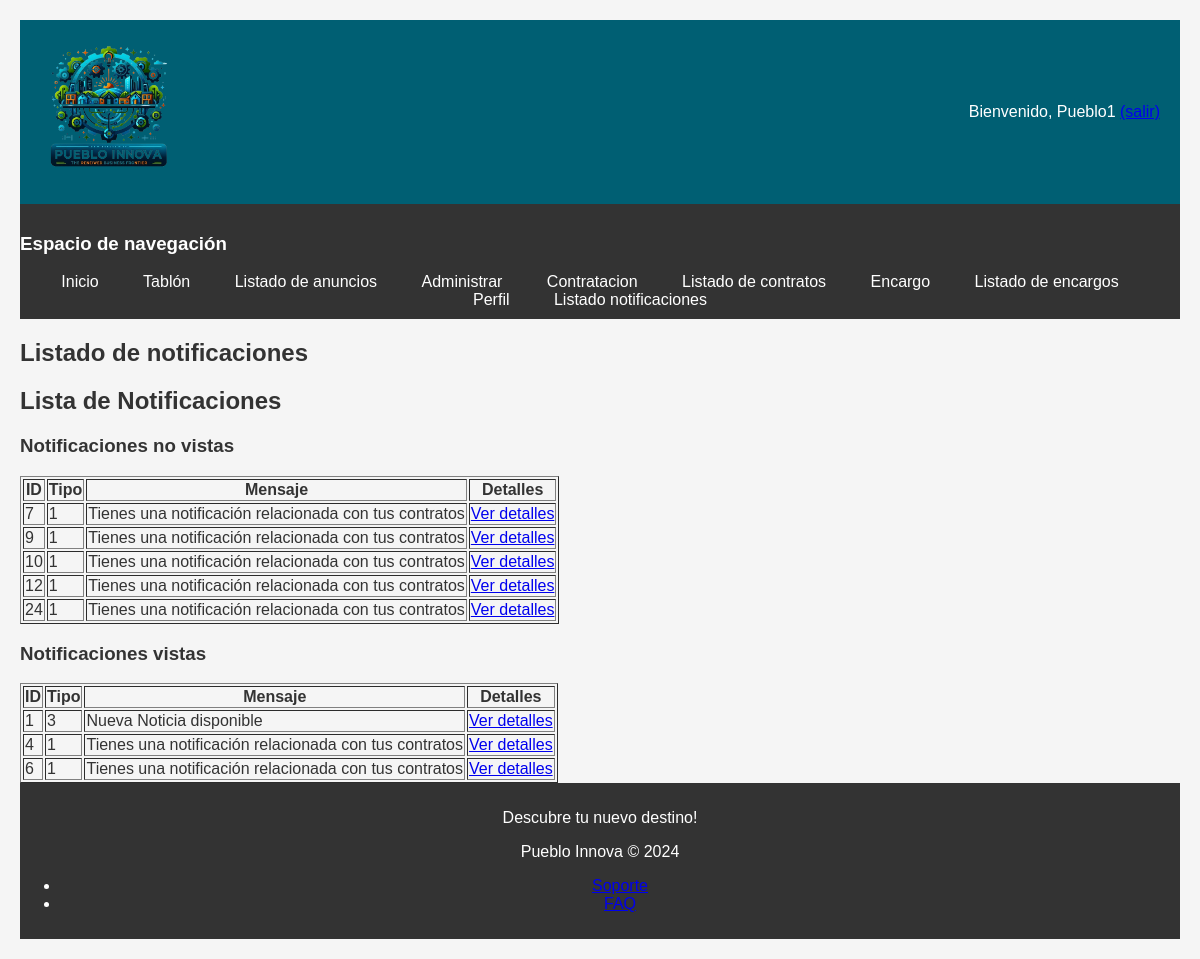
The page /notificacionListado.php (signed in) on the database its author committed.
### tables this page shows
CREATE TABLE `notificaciones` (
  `id` int(11) NOT NULL,
  `idReferencia` int(11) NOT NULL COMMENT 'Id del contrato, noticia, servicio que ha causado la notificación',
  `tipo` tinyint(4) NOT NULL COMMENT 'Tipo de notificación (contrato, encargo, noticia ...)',
  `fecha` datetime NOT NULL,
  `estado` tinyint(4) NOT NULL,
  `idEmisor` int(11) NOT NULL,
  `idReceptor` int(11) NOT NULL,
  `titulo` varchar(50) NOT NULL
);

### includes/clases/Notificacion.php (called while the page is built, shortened)
<?php
class Notificacion
{
    private $id;
    private $tipo;
    private $estado;
    public function __construct($idReferencia, $tipo, $estado, $idEmisor, $idReceptor, $titulo, $fecha = null, $id = null)
    {
        $this->id = $id;
        $this->tipo = $tipo;
        $this->estado = $estado;
    }
    public function getId() {
        return $this->id;
    }
    public function getMensaje() {
        switch ($this->tipo) {
            case self::CONTRATO_TIPO:
                return "Tienes una notificación relacionada con tus contratos";
            case self::NOTICIA_TIPO:
                return "Nueva Noticia disponible";
        }
    }
    public function getEstado() {
        return $this->estado;
    }
    public function getTipo() {
        return $this->tipo;
    }
    public static function getNotificacionesPorUsuario($idUsuario)
    {
        $conn = Aplicacion::getInstance()->getConexionBd();
        $query = "SELECT * FROM notificaciones WHERE idReceptor = ?";
        $stmt = $conn->prepare($query);
        if ($stmt) {
            $stmt->bind_param("i", $idUsuario);
            if ($stmt->execute()) {
                $result = $stmt->get_result();
                $notificaciones = [];
                while ($fila = $result->fetch_assoc()) {
                    $notificaciones[] = new Notificacion($fila['idReferencia'], $fila['tipo'], $fila['estado'], $fila['idEmisor'], $fila['idReceptor'], $fila['titulo'], $fila['fecha'], $fila['id']);
                }
                return $notificaciones;
            } else {
                $stmt->close();
                error_log("Error al obtener notificaciones: " . $stmt->error);
                return null;
            }
        } else {
            error_log("Error al preparar la consulta de notificaciones: " . $conn->error);
            return null;
        }
    }
}
?>

### includes/formularios/FormularioNotificacionListado.php (the view, shortened to what this page needs)
<?php
require_once __DIR__ . '/Formulario.php';
require_once __DIR__.'/../../includes/clases/Notificacion.php';
class FormularioNotificacionListado extends Formulario
{
    protected function generaCamposFormulario(&$datos) {
        $html = '<h2>Lista de Notificaciones</h2>';
        $notificaciones = Notificacion::getNotificacionesPorUsuario($_SESSION['id']);
        $html .= $this->generateNotificationsTableHtml($notificaciones, Notificacion::NO_VISTO_ESTADO);
        $html .= $this->generateNotificationsTableHtml($notificaciones, Notificacion::VISTO_ESTADO);
        return $html;
    }
    private function generateNotificationsTableHtml($notificaciones, $estado) {
        $estadoNombre = ($estado === Notificacion::VISTO_ESTADO) ? 'vistas' : 'no vistas';
        $html = "<h3>Notificaciones $estadoNombre </h3>";
        $filteredNotifications = array_filter($notificaciones, function ($notificacion) use ($estado) {
            return $notificacion->getEstado() == $estado;
        });
        $html .= '<table border="1">';
        $html .= '<tr><th>ID</th><th>Tipo</th><th>Mensaje</th><th>Detalles</th></tr>';
        foreach ($filteredNotifications as $notificacion) {
            $link = $this->generateActionLink($notificacion);
            $html .= sprintf(
                '<tr><td>%d</td><td>%s</td><td>%s</td><td>%s</td></tr>',
                $notificacion->getId(),
                $notificacion->getTipo(),
                htmlspecialchars($notificacion->getMensaje()),
                $link
            );
        }
        $html .= '</table>';
        return $html;
    }
    private function generateActionLink($notificacion) {
        return "<a href='". RUTA_APP ."/notificacionDetallado.php?id={$notificacion->getId()}'>Ver detalles</a>";
    }
}
?>

### includes/formularios/Formulario.php (shortened to what this page needs)
<?php
abstract class Formulario
{
    protected $formId;
    protected $method;
    protected $action;
    protected $classAtt;
    protected $enctype;
    public function __construct($formId, $opciones = array())
    {
        $this->formId = $formId;
        $opcionesPorDefecto = array('action' => null, 'method' => 'POST', 'class' => null, 'enctype' => null, 'urlRedireccion' => null);
        $opciones = array_merge($opcionesPorDefecto, $opciones);
        $this->action = $opciones['action'];
        $this->method = $opciones['method'];
        $this->classAtt = $opciones['class'];
        $this->enctype  = $opciones['enctype'];
        if (!$this->action) {
            $this->action = htmlspecialchars($_SERVER['REQUEST_URI']);
        }
    }
    public function gestiona()
    {
        $datos = &$_POST;
        if (!$this->formularioEnviado($datos)) {
            return $this->generaFormulario();
        }
    }
    protected function formularioEnviado(&$datos)
    {
        return isset($datos['formId']) && $datos['formId'] == $this->formId;
    }
    protected function generaFormulario(&$datos = array())
    {
        $htmlCamposFormularios = $this->generaCamposFormulario($datos);
        $classAtt = $this->classAtt != null ? "class=\"{$this->classAtt}\"" : '';
        $enctypeAtt = $this->enctype != null ? "enctype=\"{$this->enctype}\"" : '';
        $htmlForm = <<<EOS
        <form method="{$this->method}" action="{$this->action}" id="{$this->formId}" {$classAtt} {$enctypeAtt}>
            <input type="hidden" name="formId" value="{$this->formId}" />
            $htmlCamposFormularios
        </form>
        EOS;
        return $htmlForm;
    }
}

### notificacionListado.php (shortened to what this page needs)
<?php
require_once __DIR__.'/includes/clases/Notificacion.php';
require_once __DIR__.'/includes/formularios/FormularioNotificacionListado.php';
$form = new FormularioNotificacionListado();
$htmlFormNotificacion = $form->gestiona();
$contenidoPrincipal = <<<EOS
<h1>Listado de notificaciones</h1>
$htmlFormNotificacion
EOS;
require __DIR__.'/includes/vistas/plantillas/plantilla.php';
?>

### includes/vistas/plantillas/plantilla.php (shortened to what this page needs)
<!DOCTYPE html>
<html>
<head>
    <link rel="stylesheet" type="text/css" href="<?= RUTA_CSS ?>/prueba.css">
</head>
<body>
<div id="contenedor">
<?php
require(RAIZ_APP.'/vistas/comun/cabecera.php');
require(RAIZ_APP.'/vistas/comun/encabezado.php');
?>
    <main>
        <article>
            <?= $contenidoPrincipal ?>
        </article>
    </main>
<?php
require(RAIZ_APP.'/vistas/comun/pie.php');
?>
</div>
</body>
</html>

### includes/vistas/comun/cabecera.php
<?php
function mostrarSaludo() {
    $rutaApp = RUTA_APP;
    $html = '';
    if (isset($_SESSION["login"]) && ($_SESSION["login"] === true)) {
        return "Bienvenido, {$_SESSION['nombre']} <a href='{$rutaApp}/logout.php'>(salir)</a>";
    } else {
        return "Usuario desconocido. <a href='{$rutaApp}/login.php'>Login</a> <a href='{$rutaApp}/registro.php'>Registro</a>";
    }
    return $html;
}
?>
<header>
    <div class="logo">
    <img src="<?= RUTA_APP?>/imagenes/logo.png" alt="Logotipo de PuebloInnova" style="width:140px;height:140px;" />
    </div>
    <div class="saludo">
        <?= mostrarSaludo() ?>
    </div>
</header>

### includes/vistas/comun/encabezado.php
<nav id="sidebarIzq">
	<h3>Espacio de navegación</h3>
	<ul>
		<li><a href="<?= RUTA_APP ?>/index.php">Inicio</a></li>
		<li><a href="<?= RUTA_APP ?>/anuncioCrear.php">Tablón</a></li>
		<li><a href="<?= RUTA_APP ?>/anuncioListado.php">Listado de anuncios</a></li>
		<li><a href="<?= RUTA_APP ?>/admin.php">Administrar</a></li>
		<li><a href="<?= RUTA_APP ?>/contratoCrear.php">Contratacion</a></li>
		<li><a href="<?= RUTA_APP ?>/contratoListado.php">Listado de contratos</a></li>
		<li><a href="<?= RUTA_APP ?>/encargoCrear.php">Encargo</a></li>
		<li><a href="<?= RUTA_APP ?>/encargoListado.php">Listado de encargos</a></li>
		<li><a href="<?= RUTA_APP ?>/perfil.php">Perfil</a></li>
		<li><a href="<?= RUTA_APP ?>/notificacionListado.php">Listado notificaciones</a></li>
	</ul>
</nav>

### includes/vistas/comun/pie.php
<footer>
    <p>Descubre tu nuevo destino!</p>
    <p>Pueblo Innova © 2024</p>
    <ul>
        <li><a href="soporte.php">Soporte</a></li>
        <li><a href="faq.php">FAQ</a></li>
    </ul>
</footer>

### css/prueba.css (style rules this page uses)
body { font-family: 'Arial', sans-serif; background-color: #f5f5f5; color: #333; padding: 20px; margin: 0; }
header { background: #005f73; color: white; padding: 20px; display: flex; justify-content: space-between; align-items: center; }
nav { background-color: #333; color: white; padding: 10px 0; }
nav ul { list-style-type: none; padding: 0; text-align: center; margin: 0; }
nav ul li { display: inline; margin-right: 20px; }
nav ul li a { color: white; text-decoration: none; padding: 5px 10px; transition: background-color 0.3s ease-in-out; }
footer { background-color: #333; color: white; text-align: center; padding: 10px 0; position: relative; bottom: 0; left: 0; width: 100%; }

### rows shown on the page
notificaciones: idReceptor "no vistas", id "24", tipo "1", tipo "Tienes una notificación relacionada con tus contratos"
notificaciones: id "7", tipo "1", tipo "Tienes una notificación relacionada con tus contratos"
notificaciones: id "9", tipo "1", tipo "Tienes una notificación relacionada con tus contratos"
notificaciones: id "10", tipo "1", tipo "Tienes una notificación relacionada con tus contratos"
notificaciones: id "12", tipo "1", tipo "Tienes una notificación relacionada con tus contratos"
notificaciones: id "1", tipo "3", tipo "Nueva Noticia disponible"
notificaciones: id "4", tipo "1", tipo "Tienes una notificación relacionada con tus contratos"
notificaciones: id "6", tipo "1", tipo "Tienes una notificación relacionada con tus contratos"

### other values the page prints
$_SESSION['nombre'] "Pueblo1"
$estadoNombre "vistas"
